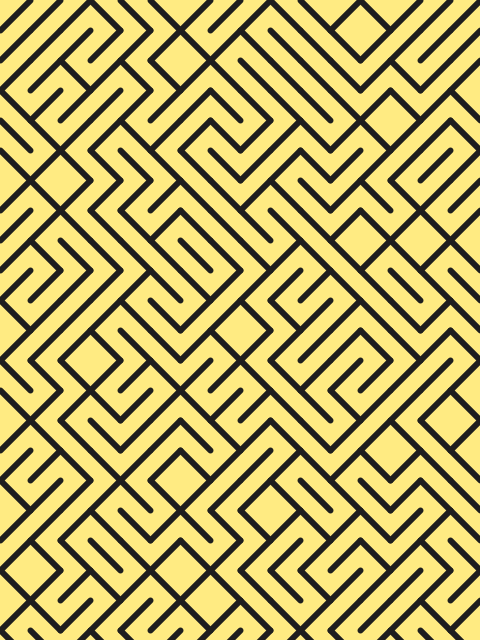
Frame 1 (no input)
Frame 2 (the mouse pressed at the canvas centre, redrawn once): identical to frame 1, image omitted

The Processing sketch that drew this single still picture (run headless with seeded random() and noise(); the mouse was pressed at the canvas centre and the sketch redrawn once):

// Processing sketch: labyrinth
// ── labyrinth.pde
// Manuale di Programmazione Cinematografica
// Daniele Olmisani, 2015

// Labyrinth (1986)
// Adventure, Family, Fantasy
// http://www.imdb.com/title/tt0091369/

// See also:
// 10 PRINT CHR$(205.5+RND(1)); : GOTO 10


final color PAPER = color(255, 235, 130);
final color INK = color(30);

final float SCALE = 30.0;
final float STROKE = 6.0;


void setup() {
  size(480, 640);
  noLoop();
}


void draw() {
  
  scale(SCALE);
  
  final float MAX_X = width/SCALE;
  final float MAX_Y = height/SCALE;
  
  background(PAPER);
  
  noFill();
  stroke(INK);
  strokeCap(ROUND);
  strokeWeight(STROKE / SCALE);
  
  randomSeed(7);
  
  for (int x=0; x<MAX_X; x++) {
    for (int y=0; y<MAX_Y; y++) {

      float r = random(1);
      line(x+(int)(0.5+r), y, x+(int)(1.5-r), y+1);
    }
  }

  save("labyrinth.png");
}
